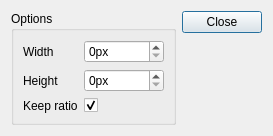
<?xml version="1.0" encoding="UTF-8"?>
<ui version="4.0">
 <class>Mayo::DialogSaveImageView</class>
 <widget class="QDialog" name="Mayo::DialogSaveImageView">
  <property name="geometry">
   <rect>
    <x>0</x>
    <y>0</y>
    <width>247</width>
    <height>116</height>
   </rect>
  </property>
  <property name="windowTitle">
   <string>Save View to Image</string>
  </property>
  <layout class="QHBoxLayout" name="horizontalLayout">
   <item>
    <widget class="QGroupBox" name="groupBox">
     <property name="title">
      <string>Options</string>
     </property>
     <layout class="QFormLayout" name="formLayout">
      <item row="0" column="0">
       <widget class="QLabel" name="label">
        <property name="text">
         <string>Width</string>
        </property>
       </widget>
      </item>
      <item row="0" column="1">
       <widget class="QSpinBox" name="edit_Width">
        <property name="suffix">
         <string>px</string>
        </property>
        <property name="maximum">
         <number>100000</number>
        </property>
        <property name="singleStep">
         <number>10</number>
        </property>
       </widget>
      </item>
      <item row="1" column="0">
       <widget class="QLabel" name="label_2">
        <property name="text">
         <string>Height</string>
        </property>
       </widget>
      </item>
      <item row="1" column="1">
       <widget class="QSpinBox" name="edit_Height">
        <property name="suffix">
         <string>px</string>
        </property>
        <property name="maximum">
         <number>100000</number>
        </property>
        <property name="singleStep">
         <number>10</number>
        </property>
       </widget>
      </item>
      <item row="2" column="0">
       <widget class="QLabel" name="label_3">
        <property name="text">
         <string>Keep ratio</string>
        </property>
       </widget>
      </item>
      <item row="2" column="1">
       <widget class="QCheckBox" name="checkBox_KeepRatio">
        <property name="text">
         <string/>
        </property>
        <property name="checked">
         <bool>true</bool>
        </property>
       </widget>
      </item>
     </layout>
    </widget>
   </item>
   <item>
    <widget class="QDialogButtonBox" name="buttonBox">
     <property name="orientation">
      <enum>Qt::Vertical</enum>
     </property>
     <property name="standardButtons">
      <set>QDialogButtonBox::Close</set>
     </property>
    </widget>
   </item>
  </layout>
 </widget>
 <resources/>
 <connections>
  <connection>
   <sender>buttonBox</sender>
   <signal>accepted()</signal>
   <receiver>Mayo::DialogSaveImageView</receiver>
   <slot>accept()</slot>
   <hints>
    <hint type="sourcelabel">
     <x>248</x>
     <y>254</y>
    </hint>
    <hint type="destinationlabel">
     <x>157</x>
     <y>274</y>
    </hint>
   </hints>
  </connection>
  <connection>
   <sender>buttonBox</sender>
   <signal>rejected()</signal>
   <receiver>Mayo::DialogSaveImageView</receiver>
   <slot>reject()</slot>
   <hints>
    <hint type="sourcelabel">
     <x>316</x>
     <y>260</y>
    </hint>
    <hint type="destinationlabel">
     <x>286</x>
     <y>274</y>
    </hint>
   </hints>
  </connection>
 </connections>
</ui>
